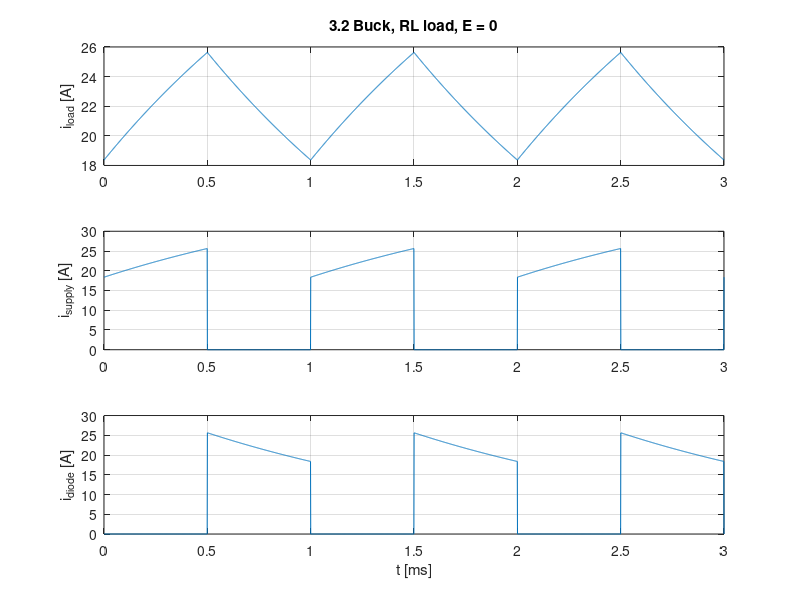
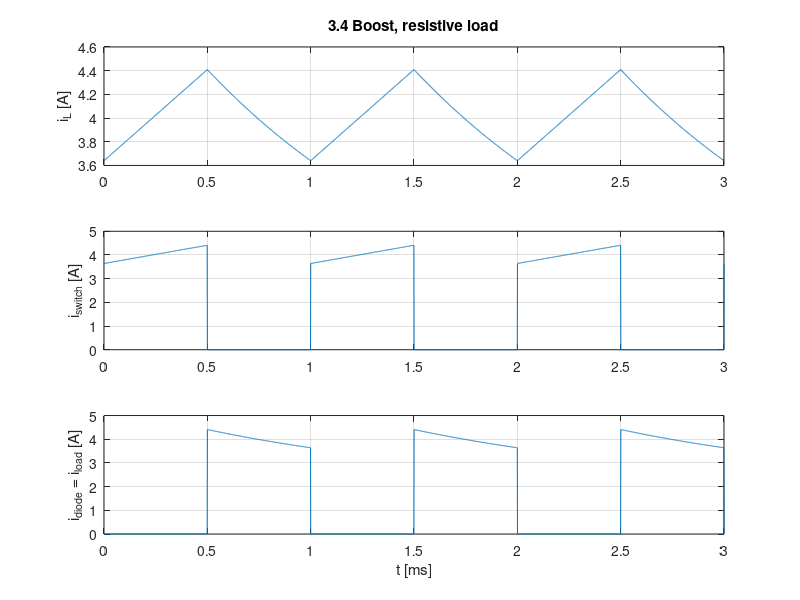
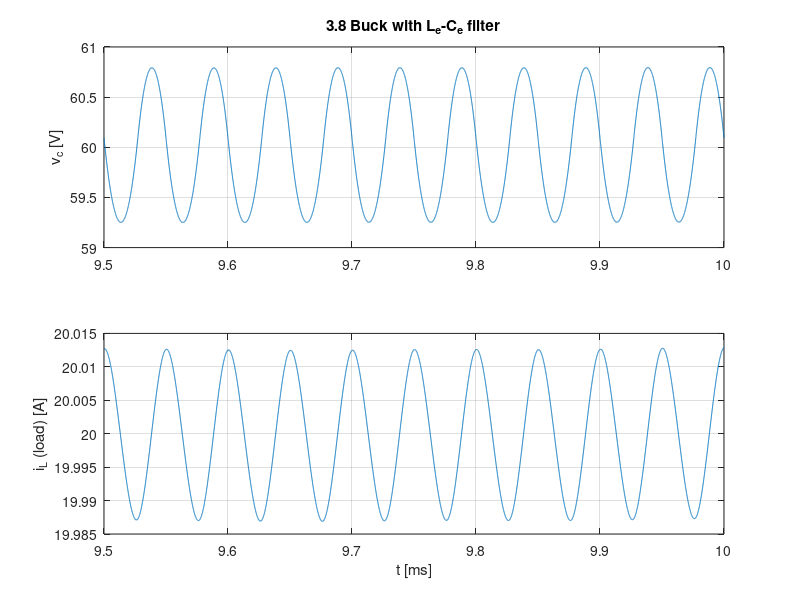

These figures' MATLAB source, in order: (Note: this script raises an error after producing the figures.)
%% Assignment 3 - DC-DC converters, worked
% 62755 Power Electronics | lecture of Monday 26 October 2026 (DC converters)
%
% How to read this: every step first states the formula (from the deck
% DCConverters.pdf, slide numbers in brackets), then the MATLAB line is that
% same formula typed in, and the result appears right below it.
% The problems are Rashid's chapter 5 examples. Where the assignment changed a
% number (3.2 has E = 0 V), the book's answers will not match: compare with
% your own working, not the book.
%
% Two places where the deck's formula is wrong are marked *SLIDE ERROR*: the
% critical inductance of the boost (slide 32) and buck-boost (slide 36) drops
% a factor (1-k). Both values are printed so you can see the difference.

%% 3.1 - Step-down converter, resistive load, switch drop 2 V
% Vs = 220 V, R = 10 ohm, v_ch = 2 V, f = 1 kHz, k = 0.5. The switch drop
% simply lowers the voltage the load sees during the on-time to Vs - v_ch.
Vs = 220; R = 10; vch = 2; f = 1e3; k = 0.5;
%%
% (a) Average output voltage [slide 5]: $V_a = k(V_s - v_{ch})$
Va = k*(Vs - vch)
%%
% (b) RMS output voltage [slide 6]: $V_o = \sqrt{k}\,(V_s - v_{ch})$
Vo = sqrt(k)*(Vs - vch)
%%
% (c) Efficiency: output power over input power.
% $P_o = k (V_s-v_{ch})^2/R$, $\;P_i = k V_s (V_s - v_{ch})/R$, $\;\eta = P_o/P_i$
Po = k*(Vs - vch)^2/R
Pi = k*Vs*(Vs - vch)/R
eta = Po/Pi
%%
% (d) Effective input resistance [slide 6]: $R_i = V_s/I_a$. With a resistive
% load the load current is zero during the off-time, so the average load
% current $I_a = V_a/R$ is also the average input current ($R_i \approx R/k$)
Ia = Va/R
Ri = Vs/Ia
%%
% (e) Ripple factor of the output voltage: $RF = \sqrt{(V_o/V_a)^2 - 1}$
% (for a pure pulse train this is $\sqrt{1/k - 1}$, so 100 % at k = 0.5)
RF = sqrt((Vo/Va)^2 - 1)
%%
% (f) RMS of the fundamental of the output [Fourier series, slide 46 with
% $I_a \to V_s - v_{ch}$]: the n-th harmonic has peak amplitude
% $\frac{V}{n\pi}\sqrt{\sin^2 2n\pi k + (1-\cos 2n\pi k)^2} = \frac{2V}{n\pi}|\sin n\pi k|$
V1_peak = 2*(Vs - vch)/pi*abs(sin(pi*k))
V1_rms = V1_peak/sqrt(2)

%% 3.2 - Step-down converter, RL load, E = 0 V
% Vs = 220 V, R = 5 ohm, L = 7.5 mH, f = 1 kHz, k = 0.5, E = 0 V.
% (Rashid example 5.2 has E = 5 V. The course script assignment52.m uses E = 0
% too, so the change is intended.)
Vs = 220; R = 5; L = 7.5e-3; f = 1e3; k = 0.5; E = 0;
T = 1/f
z = T*R/L
%%
% (a) Minimum current [slide 12]: $I_1 = \frac{V_s}{R}\frac{e^{kz}-1}{e^{z}-1} - \frac{E}{R}$
I1 = Vs/R*(exp(k*z) - 1)/(exp(z) - 1) - E/R
%%
% (b) Peak current [slide 12]: $I_2 = \frac{V_s}{R}\frac{e^{-kz}-1}{e^{-z}-1} - \frac{E}{R}$
I2 = Vs/R*(exp(-k*z) - 1)/(exp(-z) - 1) - E/R
%%
% (c) Ripple [slide 12]: $\Delta I = I_2 - I_1$. At k = 0.5 this *is* the maximum
% ripple; compare the approximation $\Delta I_{max} \approx V_s/(4fL)$
dI = I2 - I1
dI_max_approx = Vs/(4*f*L)
%%
% (d) Average load current: $I_a = (kV_s - E)/R$
Ia = (k*Vs - E)/R
%%
% (e) RMS load current, exactly, from the two exponential pieces [slides 10-11]:
%
% $i_1(t) = I_1 e^{-tR/L} + \frac{V_s - E}{R}(1-e^{-tR/L})$ for $0 \le t \le kT$
%
% $i_2(t) = I_2 e^{-tR/L} - \frac{E}{R}(1-e^{-tR/L})$ for $0 \le t \le (1-k)T$
i1 = @(t) I1*exp(-t*R/L) + (Vs - E)/R*(1 - exp(-t*R/L));
i2 = @(t) I2*exp(-t*R/L) - E/R*(1 - exp(-t*R/L));
Io = sqrt((integral(@(t) i1(t).^2, 0, k*T) + integral(@(t) i2(t).^2, 0, (1-k)*T))/T)
%%
% Check with the triangle approximation $I_o \approx \sqrt{I_a^2 + (\Delta I/2\sqrt3)^2}$
Io_approx = sqrt(Ia^2 + (dI/(2*sqrt(3)))^2)
%%
% (f) Effective input resistance: $R_i = V_s/I_s$, $I_s$ = average of $i_1$ over the period
Is = integral(i1, 0, k*T)/T
Ri = Vs/Is
%%
% (g) RMS chopper (switch) current: $I_R = \sqrt{\frac1T\int_0^{kT} i_1^2\,dt}$ ($\approx \sqrt{k}\,I_o$)
IR = sqrt(integral(@(t) i1(t).^2, 0, k*T)/T)
%%
% (h) Critical inductance [slide 13]. The current is continuous while
% $x = E/V_s \le \frac{e^{kz}-1}{e^{z}-1}$. With E = 0 the left side is 0 and
% the right side is positive for every L, so *the current is continuous for
% any L > 0: there is no critical inductance*. (With the book's E = 5 V you
% would solve the equality for z and get L from z = TR/L.)
x = E/Vs
x_limit = (exp(k*z) - 1)/(exp(z) - 1)
%%
% The book-style answer for E = 5 V, to show what (h) is after:
% solve $\frac{e^{kz}-1}{e^{z}-1} = 5/220$ for z, then $L = TR/z$
z_crit_E5 = fzero(@(zz) (exp(k*zz) - 1)/(exp(zz) - 1) - 5/220, [0.5 50]);
L_crit_E5 = T*R/z_crit_E5
%%
% Plots: load current, supply (switch) current and freewheeling-diode current
% over three periods. During kT the switch carries the load current, after it
% the diode does.
t = linspace(0, 3*T, 3000);
tau = mod(t, T);
on = tau < k*T;
iLoad = on.*i1(tau) + ~on.*i2(tau - k*T);
iSupply = on.*iLoad;
iDiode = ~on.*iLoad;
figure
subplot(3,1,1), plot(t*1e3, iLoad), grid on, ylabel('i_{load} [A]'), title('3.2 Buck, RL load, E = 0')
subplot(3,1,2), plot(t*1e3, iSupply), grid on, ylabel('i_{supply} [A]')
subplot(3,1,3), plot(t*1e3, iDiode), grid on, ylabel('i_{diode} [A]'), xlabel('t [ms]')

%% 3.3 - Inductance for a 10 % ripple
% R = 0.25 ohm, Vs = 550 V, E = 0, Ia = 200 A, f = 250 Hz. "Use the average
% output voltage": $V_a = I_a R = kV_s$ gives k.
Vs = 550; R = 0.25; E = 0; Ia = 200; f = 250; T = 1/f;
Va = Ia*R
k = Va/Vs
dI_spec = 0.10*Ia
%%
% Linear (L/R >> T) approximation: during the on-time the inductor sees
% $V_s - V_a$, so $\Delta I = \frac{(V_s - V_a)kT}{L}$ $\Rightarrow$ $L = \frac{(V_s-V_a)k}{f\,\Delta I}$
L = (Vs - Va)*k/(f*dI_spec)
%%
% Exact check with the ripple formula of slide 12,
% $\Delta I = \frac{V_s}{R}\frac{1-e^{-kz}+e^{-z}-e^{-(1-k)z}}{1-e^{-z}}$, solved for L:
dIexact = @(LL) Vs/R*(1 - exp(-k*T*R/LL) + exp(-T*R/LL) - exp(-(1-k)*T*R/LL))/(1 - exp(-T*R/LL));
L_exact = fzero(@(LL) dIexact(LL) - dI_spec, [1e-3 50e-3])
%%
% *The book's reading (Rashid example 5.3, same wording): "maximum" ripple
% means the worst case over k.* With $\Delta I = \frac{V_s(1-k)kT}{L}$,
% $d(\Delta I)/dk = 0$ gives k = 0.5, so $L = \frac{V_s \cdot 0.5 \cdot 0.5}{f\,\Delta I}$.
% This is the answer the book prints (27.5 mH), and it is the safe design:
% the ripple stays below 10 % of 200 A for every duty cycle.
k_worst = 0.5;
L_worst = Vs*(1 - k_worst)*k_worst/(f*dI_spec)
%%
% Exact worst-case check [slide 12]: $\Delta I_{max} = \frac{V_s}{R}\tanh\frac{R}{4fL}$ solved for L
L_worst_exact = R/(4*f*atanh(dI_spec*R/Vs))

%% 3.4 - Step-up converter, resistive load
% Vs = 10 V, f = 1 kHz, R = 5 ohm, L = 6.5 mH, E = 0, k = 0.5. Mode 1: switch
% closed, L across Vs. Mode 2: L in series with R and E through the diode.
Vs = 10; f = 1e3; R = 5; L = 6.5e-3; E = 0; k = 0.5;
T = 1/f;
z = T*R/L
%%
% [slide 17]: $I_1 = \frac{V_s k z}{R}\frac{e^{-(1-k)z}}{1-e^{-(1-k)z}} + \frac{V_s - E}{R}$,
% $\quad I_2 = \frac{V_s k z}{R}\frac{1}{1-e^{-(1-k)z}} + \frac{V_s - E}{R}$
I1 = Vs*k*z/R*exp(-(1-k)*z)/(1 - exp(-(1-k)*z)) + (Vs - E)/R
I2 = Vs*k*z/R*1/(1 - exp(-(1-k)*z)) + (Vs - E)/R
%%
% Ripple: $\Delta I = I_2 - I_1 = \frac{V_s}{L}kT$
dI = I2 - I1
dI_check = Vs/L*k*T
%%
% Plot: inductor (= load during mode 2), switch and diode currents.
% Mode 1: $i = I_1 + \frac{V_s}{L}t$; mode 2: $i = I_2 e^{-tR/L} + \frac{V_s-E}{R}(1-e^{-tR/L})$
t = linspace(0, 3*T, 3000);
tau = mod(t, T);
on = tau < k*T;
iL = on.*(I1 + Vs/L*tau) + ~on.*(I2*exp(-(tau - k*T)*R/L) + (Vs - E)/R*(1 - exp(-(tau - k*T)*R/L)));
figure
subplot(3,1,1), plot(t*1e3, iL), grid on, ylabel('i_L [A]'), title('3.4 Boost, resistive load')
subplot(3,1,2), plot(t*1e3, on.*iL), grid on, ylabel('i_{switch} [A]')
subplot(3,1,3), plot(t*1e3, ~on.*iL), grid on, ylabel('i_{diode} = i_{load} [A]'), xlabel('t [ms]')

%% 3.5 - Buck regulator design
% Vs = 12 V, Va = 5 V, R = 500 ohm, dVc = 20 mV, f = 25 kHz, dI = 0.8 A.
Vs = 12; Va = 5; R = 500; dVc = 20e-3; f = 25e3; dI = 0.8;
%%
% (a) [slide 28]: $k = V_a/V_s$
k = Va/Vs
%%
% (b) [slide 28]: $\Delta I = \frac{V_a(V_s-V_a)}{fLV_s}$ $\Rightarrow$ $L = \frac{V_a(V_s-V_a)}{f\,\Delta I\,V_s}$
L = Va*(Vs - Va)/(f*dI*Vs)
%%
% (c) [slide 29]: $\Delta V_c = \frac{\Delta I}{8fC}$ $\Rightarrow$ $C = \frac{\Delta I}{8f\Delta V_c}$
C = dI/(8*f*dVc)
%%
% (d) [slide 29]: $L_c = \frac{(1-k)R}{2f}$, $\quad C_c = \frac{1-k}{16 L f^2}$ (with the L from (b))
Lc = (1-k)*R/(2*f)
Cc = (1-k)/(16*L*f^2)

%% 3.6 - Boost regulator
% Vs = 5 V, Va = 15 V, Ia = 0.5 A, f = 25 kHz, L = 150 uH, C = 220 uF.
Vs = 5; Va = 15; Ia = 0.5; f = 25e3; L = 150e-6; C = 220e-6;
R = Va/Ia
%%
% (a) [slide 31]: $V_a = \frac{V_s}{1-k}$ $\Rightarrow$ $k = 1 - V_s/V_a$
k = 1 - Vs/Va
%%
% (b) [slide 32]: $\Delta I = \frac{V_s k}{fL}$
dI = Vs*k/(f*L)
%%
% (c) Peak inductor current: average $I_s = \frac{I_a}{1-k}$ plus half the ripple
Is = Ia/(1 - k)
I2 = Is + dI/2
%%
% (d) [slide 32]: $\Delta V_c = \frac{I_a k}{fC}$
dVc = Ia*k/(f*C)
%%
% (e) Critical values. Set $\Delta I = 2I_L = 2I_s$ with $I_s = \frac{V_s}{(1-k)^2R}$:
% $\frac{kV_s}{fL} = \frac{2V_s}{(1-k)^2R}$ $\Rightarrow$ $L_c = \frac{k(1-k)^2R}{2f}$.
% *SLIDE ERROR*: slide 32 prints $L_c = k(1-k)R/(2f)$, one factor (1-k) short
% of its own previous line.
Lc = k*(1 - k)^2*R/(2*f)
Lc_slide = k*(1 - k)*R/(2*f)
%%
% Capacitor [slide 32]: $\Delta V_c = 2V_a$ $\Rightarrow$ $C_c = \frac{k}{2fR}$
Cc = k/(2*f*R)

%% 3.7 - Buck-boost regulator
% Vs = 12 V, k = 0.25, f = 25 kHz, L = 150 uH, C = 220 uF, Ia = 1.25 A.
Vs = 12; k = 0.25; f = 25e3; L = 150e-6; C = 220e-6; Ia = 1.25;
%%
% (a) [slide 34]: $V_a = -\frac{V_s k}{1-k}$
Va = -Vs*k/(1 - k)
R = abs(Va)/Ia
%%
% (b) [slide 35]: $\Delta V_c = \frac{I_a k}{fC}$
dVc = Ia*k/(f*C)
%%
% (c) [slide 35]: $\Delta I = \frac{V_s k}{fL}$
dI = Vs*k/(f*L)
%%
% (d) Peak transistor current = peak inductor current. [slide 35]:
% $I_L = I_s + I_a = \frac{I_a}{1-k}$, then $I_p = I_L + \Delta I/2$
IL = Ia/(1 - k)
Ip = IL + dI/2
%%
% (e) Critical values. $\Delta I = 2I_L$ with $I_L = \frac{I_a}{1-k} = \frac{kV_s}{(1-k)^2R}$:
% $\frac{kV_s}{fL} = \frac{2kV_s}{(1-k)^2R}$ $\Rightarrow$ $L_c = \frac{(1-k)^2R}{2f}$.
% *SLIDE ERROR*: slide 36 writes $2I_L = \frac{2kV_s}{(1-k)R}$ and so
% $L_c = \frac{(1-k)R}{2f}$, again one factor (1-k) short.
Lc = (1 - k)^2*R/(2*f)
Lc_slide = (1 - k)*R/(2*f)
%%
% Capacitor [slide 36]: $\Delta V_c = 2|V_a|$ $\Rightarrow$ $C_c = \frac{k}{2fR}$
Cc = k/(2*f*R)

%% 3.8 - Buck converter with filter Le-Ce and an R-L load
% Vs = 110 V, Va = 60 V, Ia = 20 A, f = 20 kHz. Ripple (peak-to-peak): load
% voltage 2.5 %, load current 5 %, filter-inductor Le current 10 %.
Vs = 110; Va = 60; Ia = 20; f = 20e3;
k = Va/Vs
R = Va/Ia
dVc = 0.025*Va
dIo = 0.05*Ia
dILe = 0.10*Ia
%%
% (a) Le from the buck ripple formula [slide 28]: $L_e = \frac{V_a(V_s-V_a)}{f\,\Delta I_{Le}\,V_s}$
Le = Va*(Vs - Va)/(f*dILe*Vs)
%%
% Ce from [slide 29]: $C_e = \frac{\Delta I_{Le}}{8f\Delta V_c}$
Ce = dILe/(8*f*dVc)
%%
% Load inductance L. The load (R + L in series) sits across Ce, so its ripple
% current is the capacitor ripple voltage divided by the load impedance at the
% switching frequency: $\Delta I_o = \frac{\Delta V_c}{\sqrt{R^2 + (2\pi f L)^2}}$.
% Even with L = 0 this gives $\Delta V_c/R$:
dIo_with_L0 = dVc/R
%%
% *Note*: that is 0.5 A = 2.5 % of Ia, already inside the 5 % spec, so the
% equation has no positive solution for L: **any L >= 0 meets the spec**. If
% the group needs a number, state this and pick a small L (the plot below uses
% L = 0.5 mH, which brings the load ripple down to about 24 mA). Ask Ashraf
% which reading of "5 % load current" he intends.
L = 0.5e-3
dIo_with_L = dVc/sqrt(R^2 + (2*pi*f*L)^2)
%%
% (b) Verify with a switching simulation: state x = [i_Le; v_c; i_o].
% $L_e\,di_{Le}/dt = s(t)V_s - v_c$ (the diode clamps the switch node at 0
% while $i_{Le} > 0$), $C_e\,dv_c/dt = i_{Le} - i_o$, $L\,di_o/dt = v_c - R i_o$.
T = 1/f;
s = @(t) double(mod(t, T) < k*T);
rhs = @(t, x) [(s(t)*Vs - x(2))/Le; (x(1) - x(3))/Ce; (x(2) - R*x(3))/L];
opts = odeset('MaxStep', T/200, 'RelTol', 1e-7, 'AbsTol', 1e-9);
[tt, xx] = ode45(rhs, [0 200*T], [Ia; Va; Ia], opts);
last = tt > 190*T;
dILe_sim = max(xx(last,1)) - min(xx(last,1))
dVc_sim = max(xx(last,2)) - min(xx(last,2))
Va_sim = mean(xx(last,2))
dIo_sim = max(xx(last,3)) - min(xx(last,3))
figure
subplot(2,1,1), plot(tt(last)*1e3, xx(last,2)), grid on, ylabel('v_c [V]'), title('3.8 Buck with L_e-C_e filter')
subplot(2,1,2), plot(tt(last)*1e3, xx(last,3)), grid on, ylabel('i_L (load) [A]'), xlabel('t [ms]')
%%
% (c) Fourier coefficients of the input (chopper) current, a pulse train of
% height Ia and width kT [slide 46]:
%
% $i_h(t) = kI_a + \sum_n \frac{I_a}{n\pi}\left[\sin 2n\pi k\,\cos 2n\pi ft + (1-\cos 2n\pi k)\sin 2n\pi ft\right]$
%
% so the n-th harmonic has peak $\frac{2I_a}{n\pi}|\sin n\pi k|$.
n = (1:7)';
I_dc = k*Ia
In_peak = 2*Ia./(n*pi).*abs(sin(n*pi*k));
In_rms = In_peak/sqrt(2);
table(n, n*f/1e3, In_peak, In_rms, 'VariableNames', {'n', 'f_kHz', 'peak_A', 'rms_A'})
